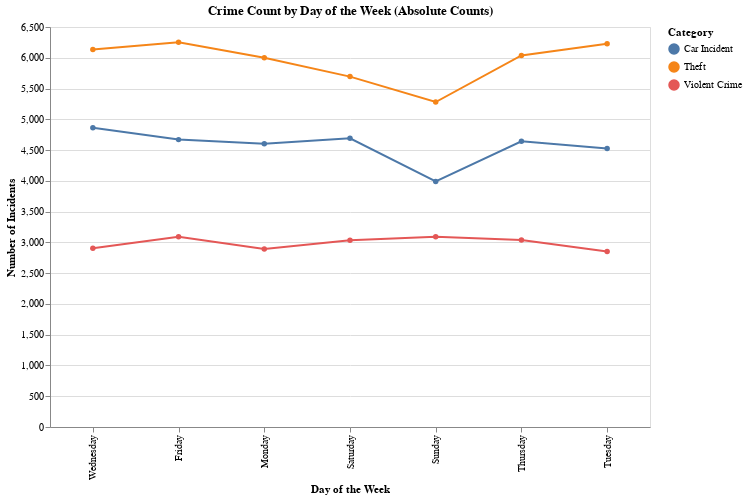

Notebook code for this chart:
### Code cell
# Day of the week absolute counts as line graph
chart_day_of_week = alt.Chart(day_of_week_count).mark_line(point=True).encode(
    x=alt.X('DAY_OF_WEEK:O', title='Day of the Week', sort=['Monday', 'Tuesday', 'Wednesday', 'Thursday', 'Friday', 'Saturday', 'Sunday']),
    y=alt.Y('Count:Q', title='Number of Incidents'),
    color='Category:N',
    tooltip=['DAY_OF_WEEK', 'Category', 'Count']
).properties(
    title='Crime Count by Day of the Week (Absolute Counts)',
    width=600,
    height=400
)

chart_day_of_week

### Figure 1 — Vega specification as saved in the notebook (floating-point values rounded to 4 significant figures)
{"$schema": "https://vega.github.io/schema/vega/v5.json", "data": [{"name": "source_0", "values": [{"DAY_OF_WEEK": "Friday   ", "Category": "Car Incident", "Count": 4670, "x_DAY_OF_WEEK_sort_index": 7.0}, {"DAY_OF_WEEK": "Friday   ", "Category": "Theft", "Count": 6252, "x_DAY_OF_WEEK_sort_index": 7.0}, {"DAY_OF_WEEK": "Friday   ", "Category": "Violent Crime", "Count": 3090, "x_DAY_OF_WEEK_sort_index": 7.0}, {"DAY_OF_WEEK": "Monday   ", "Category": "Car Incident", "Count": 4602, "x_DAY_OF_WEEK_sort_index": 7.0}, {"DAY_OF_WEEK": "Monday   ", "Category": "Theft", "Count": 6000, "x_DAY_OF_WEEK_sort_index": 7.0}, {"DAY_OF_WEEK": "Monday   ", "Category": "Violent Crime", "Count": 2894, "x_DAY_OF_WEEK_sort_index": 7.0}, {"DAY_OF_WEEK": "Saturday ", "Category": "Car Incident", "Count": 4692, "x_DAY_OF_WEEK_sort_index": 7.0}, {"DAY_OF_WEEK": "Saturday ", "Category": "Theft", "Count": 5694, "x_DAY_OF_WEEK_sort_index": 7.0}, {"DAY_OF_WEEK": "Saturday ", "Category": "Violent Crime", "Count": 3036, "x_DAY_OF_WEEK_sort_index": 7.0}, {"DAY_OF_WEEK": "Sunday   ", "Category": "Car Incident", "Count": 3991, "x_DAY_OF_WEEK_sort_index": 7.0}, {"DAY_OF_WEEK": "Sunday   ", "Category": "Theft", "Count": 5281, "x_DAY_OF_WEEK_sort_index": 7.0}, {"DAY_OF_WEEK": "Sunday   ", "Category": "Violent Crime", "Count": 3090, "x_DAY_OF_WEEK_sort_index": 7.0}, {"DAY_OF_WEEK": "Thursday ", "Category": "Car Incident", "Count": 4642, "x_DAY_OF_WEEK_sort_index": 7.0}, {"DAY_OF_WEEK": "Thursday ", "Category": "Theft", "Count": 6037, "x_DAY_OF_WEEK_sort_index": 7.0}, {"DAY_OF_WEEK": "Thursday ", "Category": "Violent Crime", "Count": 3038, "x_DAY_OF_WEEK_sort_index": 7.0}, {"DAY_OF_WEEK": "Tuesday  ", "Category": "Car Incident", "Count": 4527, "x_DAY_OF_WEEK_sort_index": 7.0}, {"DAY_OF_WEEK": "Tuesday  ", "Category": "Theft", "Count": 6227, "x_DAY_OF_WEEK_sort_index": 7.0}, {"DAY_OF_WEEK": "Tuesday  ", "Category": "Violent Crime", "Count": 2852, "x_DAY_OF_WEEK_sort_index": 7.0}, {"DAY_OF_WEEK": "Wednesday", "Category": "Car Incident", "Count": 4861, "x_DAY_OF_WEEK_sort_index": 2.0}, {"DAY_OF_WEEK": "Wednesday", "Category": "Theft", "Count": 6136, "x_DAY_OF_WEEK_sort_index": 2.0}, {"DAY_OF_WEEK": "Wednesday", "Category": "Violent Crime", "Count": 2904, "x_DAY_OF_WEEK_sort_index": 2.0}]}, {"name": "data_0", "values": [{"Category": "Car Incident", "Count": 4670, "DAY_OF_WEEK": "Friday   "}, {"Category": "Theft", "Count": 6252, "DAY_OF_WEEK": "Friday   "}, {"Category": "Violent Crime", "Count": 3090, "DAY_OF_WEEK": "Friday   "}, {"Category": "Car Incident", "Count": 4602, "DAY_OF_WEEK": "Monday   "}, {"Category": "Theft", "Count": 6000, "DAY_OF_WEEK": "Monday   "}, {"Category": "Violent Crime", "Count": 2894, "DAY_OF_WEEK": "Monday   "}, {"Category": "Car Incident", "Count": 4692, "DAY_OF_WEEK": "Saturday "}, {"Category": "Theft", "Count": 5694, "DAY_OF_WEEK": "Saturday "}, {"Category": "Violent Crime", "Count": 3036, "DAY_OF_WEEK": "Saturday "}, {"Category": "Car Incident", "Count": 3991, "DAY_OF_WEEK": "Sunday   "}, {"Category": "Theft", "Count": 5281, "DAY_OF_WEEK": "Sunday   "}, {"Category": "Violent Crime", "Count": 3090, "DAY_OF_WEEK": "Sunday   "}, {"Category": "Car Incident", "Count": 4642, "DAY_OF_WEEK": "Thursday "}, {"Category": "Theft", "Count": 6037, "DAY_OF_WEEK": "Thursday "}, {"Category": "Violent Crime", "Count": 3038, "DAY_OF_WEEK": "Thursday "}, {"Category": "Car Incident", "Count": 4527, "DAY_OF_WEEK": "Tuesday  "}, {"Category": "Theft", "Count": 6227, "DAY_OF_WEEK": "Tuesday  "}, {"Category": "Violent Crime", "Count": 2852, "DAY_OF_WEEK": "Tuesday  "}, {"Category": "Car Incident", "Count": 4861, "DAY_OF_WEEK": "Wednesday"}, {"Category": "Theft", "Count": 6136, "DAY_OF_WEEK": "Wednesday"}, {"Category": "Violent Crime", "Count": 2904, "DAY_OF_WEEK": "Wednesday"}]}, {"name": "source_0_x_domain_DAY_OF_WEEK", "values": [{"DAY_OF_WEEK": "Friday   ", "sort_field": 7.0}, {"DAY_OF_WEEK": "Monday   ", "sort_field": 7.0}, {"DAY_OF_WEEK": "Saturday ", "sort_field": 7.0}, {"DAY_OF_WEEK": "Sunday   ", "sort_field": 7.0}, {"DAY_OF_WEEK": "Thursday ", "sort_field": 7.0}, {"DAY_OF_WEEK": "Tuesday  ", "sort_field": 7.0}, {"DAY_OF_WEEK": "Wednesday", "sort_field": 2.0}]}, {"name": "source_0_color_domain_Category_0", "values": [{"Category": "Car Incident"}, {"Category": "Theft"}, {"Category": "Violent Crime"}]}, {"name": "data_0_color_domain_Category_1", "values": [{"Category": "Car Incident"}, {"Category": "Theft"}, {"Category": "Violent Crime"}]}], "marks": [{"type": "group", "name": "layer_0_pathgroup", "from": {"facet": {"data": "source_0", "name": "faceted_path_layer_0_main", "groupby": ["Category"]}}, "encode": {"update": {"width": {"field": {"signal": null, "datum": null, "group": "width", "parent": null}}, "height": {"field": {"signal": null, "datum": null, "group": "height", "parent": null}}}}, "marks": [{"type": "line", "name": "layer_0_marks", "from": {"data": "faceted_path_layer_0_main"}, "sort": {"field": "x"}, "encode": {"update": {"y": {"field": "Count", "scale": "y"}, "defined": {"signal": "isValid(datum[\"Count\"]) && isFinite(+datum[\"Count\"])"}, "tooltip": {"signal": "{\"DAY_OF_WEEK\": isValid(datum[\"DAY_OF_WEEK\"]) ? datum[\"DAY_OF_WEEK\"] : \"\"+datum[\"DAY_OF_WEEK\"], \"Category\": isValid(datum[\"Category\"]) ? datum[\"Category\"] : \"\"+datum[\"Category\"], \"Count\": format(datum[\"Count\"], \"\")}"}, "x": {"field": "DAY_OF_WEEK", "scale": "x"}, "stroke": {"field": "Category", "scale": "color"}}}, "style": ["line"]}]}, {"type": "symbol", "name": "layer_1_marks", "from": {"data": "data_0"}, "encode": {"update": {"tooltip": {"signal": "{\"DAY_OF_WEEK\": isValid(datum[\"DAY_OF_WEEK\"]) ? datum[\"DAY_OF_WEEK\"] : \"\"+datum[\"DAY_OF_WEEK\"], \"Category\": isValid(datum[\"Category\"]) ? datum[\"Category\"] : \"\"+datum[\"Category\"], \"Count\": format(datum[\"Count\"], \"\")}"}, "y": {"field": "Count", "scale": "y"}, "opacity": {"value": 1}, "fill": {"field": "Category", "scale": "color"}, "x": {"field": "DAY_OF_WEEK", "scale": "x"}}}, "style": ["point"]}], "scales": [{"name": "x", "type": "point", "domain": {"data": "source_0_x_domain_DAY_OF_WEEK", "field": "DAY_OF_WEEK", "sort": {"op": "max", "field": "sort_field"}}, "range": [0, {"signal": "width"}], "padding": 0.5}, {"name": "y", "type": "linear", "domain": {"fields": [{"data": "source_0", "field": "Count"}, {"data": "data_0", "field": "Count"}]}, "range": [{"signal": "height"}, 0], "nice": true, "zero": true}, {"name": "color", "type": "ordinal", "domain": {"fields": [{"data": "source_0_color_domain_Category_0", "field": "Category"}, {"data": "data_0_color_domain_Category_1", "field": "Category"}], "sort": true}, "range": "category"}], "axes": [{"scale": "y", "minExtent": 0, "ticks": false, "gridScale": "x", "aria": false, "zindex": 0, "orient": "left", "grid": true, "tickCount": {"signal": "ceil(height/40)"}, "labels": false, "domain": false, "maxExtent": 0}, {"scale": "x", "labelBaseline": "middle", "zindex": 0, "labelAlign": "right", "orient": "bottom", "grid": false, "title": "Day of the Week", "labelAngle": 270}, {"scale": "y", "title": "Number of Incidents", "labelOverlap": true, "zindex": 0, "orient": "left", "grid": false, "tickCount": {"signal": "ceil(height/40)"}}], "title": {"text": "Crime Count by Day of the Week (Absolute Counts)", "frame": "group"}, "width": 600, "height": 400, "style": "cell", "legends": [{"stroke": "color", "symbolType": "circle", "title": "Category", "fill": "color", "encode": {"symbols": {"update": {"opacity": {"value": 1}}}}}], "padding": 5, "background": "white"}
